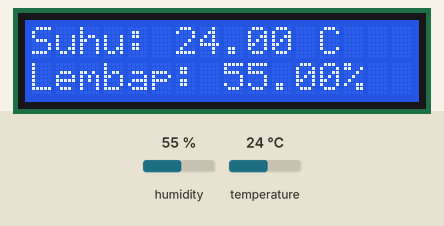
Simulated run of this sketch. Board: Arduino Uno, built with avr-gcc and run on an emulated ATmega328P. Shown: 16×2 character LCD. Inputs (shaded band) come from the test bench; at power-on: humidity 55 %, temperature 24 °C.

Above: at 1.2 s.
1.3 s: humidity set to 22 %
At 3.1 s:
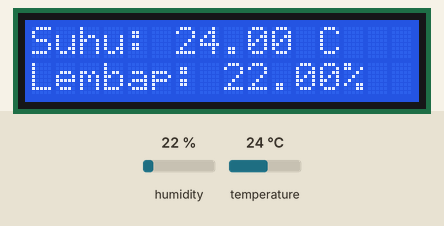
4.1 s: temperature set to 12 °C
At 5.7 s:
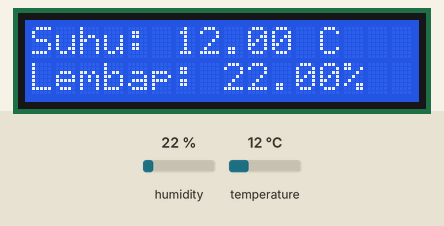
6.9 s: humidity set to 40 %
At 9.5 s:
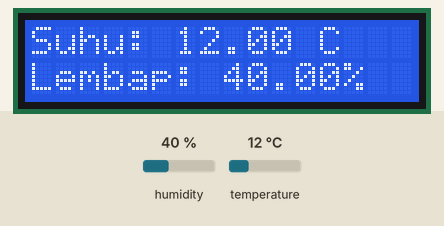
9.8 s: temperature set to 19 °C
At 11.1 s:
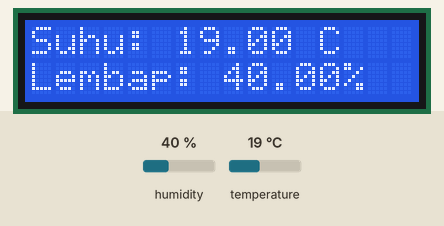
Timing chart, 0 to 12.8 s (numbered marks = the images above; inputs shaded):
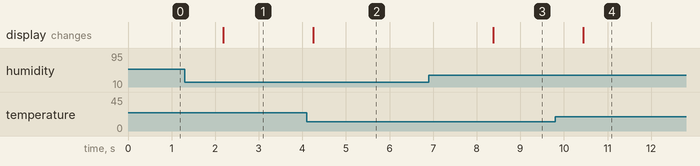

Measured:
- after the input at 1.3 s, the display: changes after 0.89 s (image 1)
- after the input at 4.1 s, the display: changes after 0.15 s (image 2)
- after the input at 6.9 s, the display: changes after 1.5 s (image 3)
- after the input at 9.8 s, the display: changes after 0.64 s (image 4)

The sketch:

06_DHT11_LCD.ino
```cpp
#include <Wire.h>
#include <LiquidCrystal_I2C.h>
#include <DHT.h>

#define PIN_DHT 2
#define JENIS_DHT DHT11
DHT dht(PIN_DHT, JENIS_DHT);
LiquidCrystal_I2C lcd(0x27, 16, 2);

void setup() {
  dht.begin();
  lcd.init();
  lcd.backlight();
}

void loop() {
  float suhu = dht.readTemperature();
  float kelembapan = dht.readHumidity();
  lcd.setCursor(0, 0);
  lcd.print("Suhu: ");
  lcd.print(suhu);
  lcd.print(" C       ");
  lcd.setCursor(0, 1);
  lcd.print("Lembap: ");
  lcd.print(kelembapan);
  lcd.print("%      ");
  delay(2000);
}
```
